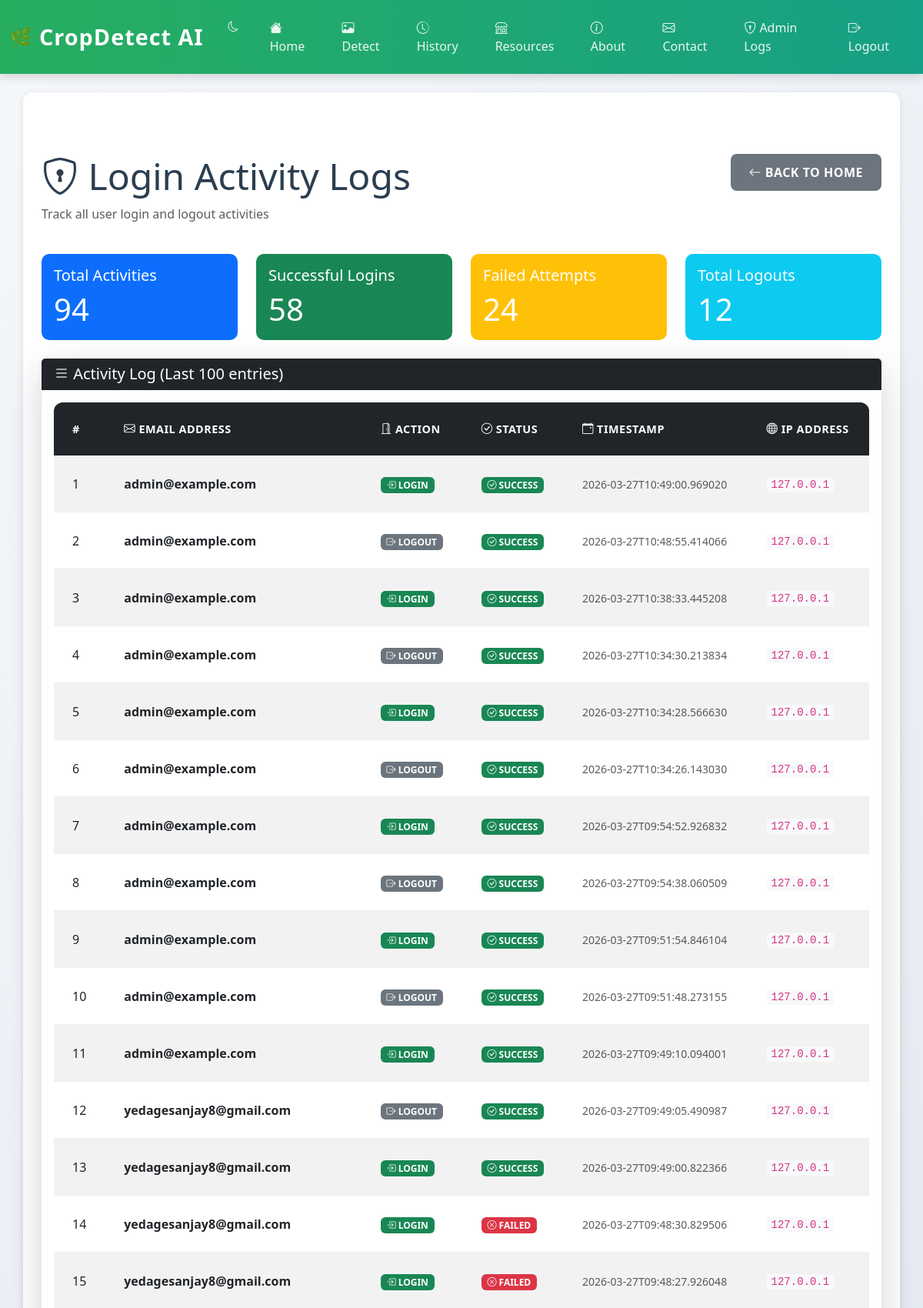
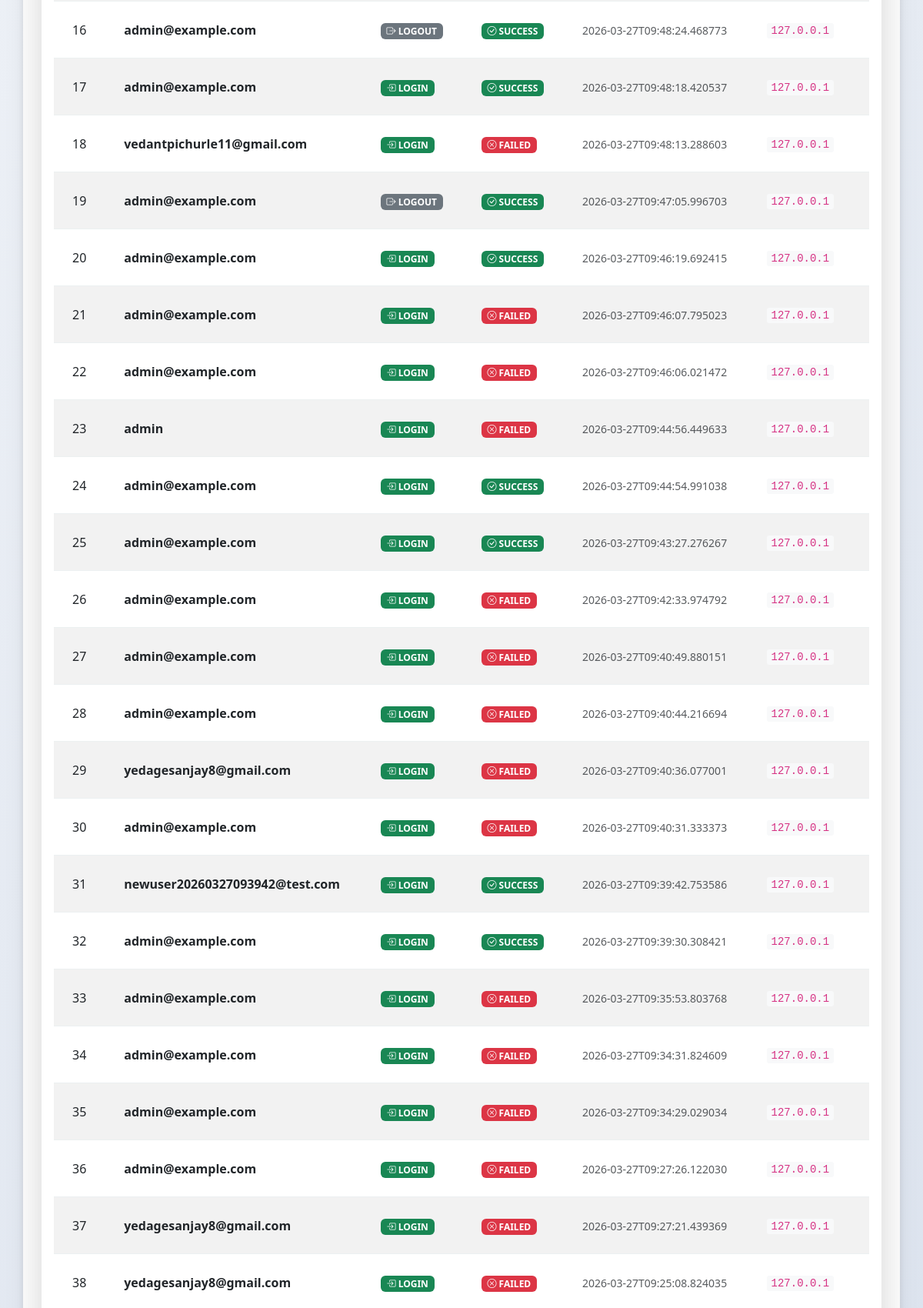
Screenshot of /logs (signed in, upper part) with the database file from the repository (2 pictures, top to bottom).
### tables this page shows
CREATE TABLE login_logs (
            id INTEGER PRIMARY KEY AUTOINCREMENT,
            email TEXT NOT NULL,
            action TEXT NOT NULL,
            status TEXT NOT NULL,
            timestamp TEXT NOT NULL,
            ip_address TEXT
        );

### app.py (the view)
@app.route('/logs')
def view_logs():
    if session.get('user') != 'admin@example.com':
        flash('Unauthorized: Only admin can view logs.', 'danger')
        return redirect(url_for('index'))
    conn = get_db_connection()
    logs = conn.execute('SELECT * FROM login_logs ORDER BY id DESC LIMIT 100').fetchall()
    conn.close()
    log_records = [dict(log) for log in logs]
    return render_template('logs.html', logs=log_records)

### app.py (called while the page is built)
@app.before_request
def require_login_for_protected_routes():
    public_endpoints = {'login', 'register', 'static'}
    endpoint = request.endpoint
    if endpoint is None:
        return
    if endpoint in public_endpoints:
        return
    if session.get('user'):
        return
    if request.path.startswith('/api/') or endpoint == 'analyze':
        return jsonify({'error': 'Authentication required'}), 401
    flash('Please log in to continue.', 'warning')
    return redirect(url_for('login'))

def get_db_connection():
    conn = sqlite3.connect(DB_PATH, timeout=30)
    conn.row_factory = sqlite3.Row
    conn.execute('PRAGMA journal_mode=WAL')
    conn.execute('PRAGMA busy_timeout = 30000')
    return conn

### templates/logs.html (shortened to what this page needs)
{% extends "base.html" %}
{% block content %}
<div class="container mt-5">
    <div class="row mb-4">
        <div class="col-md-8">
            <h1 class="display-5">
                <i class="bi bi-shield-lock"></i> Login Activity Logs
            </h1>
            <p class="text-muted">Track all user login and logout activities</p>
        </div>
        <div class="col-md-4 text-end">
            <a href="/" class="btn btn-secondary">
                <i class="bi bi-arrow-left"></i> Back to Home
            </a>
        </div>
    </div>
    <div class="row mb-4">
        <div class="col-md-3">
            <div class="card bg-primary text-white">
                <div class="card-body">
                    <h5 class="card-title">Total Activities</h5>
                    <p class="card-text display-6">{{ logs|length }}</p>
                </div>
            </div>
        </div>
        <div class="col-md-3">
            <div class="card bg-success text-white">
                <div class="card-body">
                    <h5 class="card-title">Successful Logins</h5>
                    <p class="card-text display-6">
                        {% set success_count = logs|selectattr('action', 'equalto', 'LOGIN')|selectattr('status', 'equalto', 'SUCCESS')|list|length %}
                        {{ success_count }}
                    </p>
                </div>
            </div>
        </div>
        <div class="col-md-3">
            <div class="card bg-warning text-white">
                <div class="card-body">
                    <h5 class="card-title">Failed Attempts</h5>
                    <p class="card-text display-6">
                        {% set failed_count = logs|selectattr('status', 'equalto', 'FAILED')|list|length %}
                        {{ failed_count }}
                    </p>
                </div>
            </div>
        </div>
        <div class="col-md-3">
            <div class="card bg-info text-white">
                <div class="card-body">
                    <h5 class="card-title">Total Logouts</h5>
                    <p class="card-text display-6">
                        {% set logout_count = logs|selectattr('action', 'equalto', 'LOGOUT')|list|length %}
                        {{ logout_count }}
                    </p>
                </div>
            </div>
        </div>
    </div>
    <div class="card shadow-lg">
        <div class="card-header bg-dark text-white">
            <h5 class="mb-0"><i class="bi bi-list"></i> Activity Log (Last 100 entries)</h5>
        </div>
        <div class="card-body">
            {% if logs %}
                <div class="table-responsive">
                    <table class="table table-hover table-striped">
                        <thead class="table-dark">
                            <tr>
                                <th>#</th>
                                <th><i class="bi bi-envelope"></i> Email Address</th>
                                <th><i class="bi bi-door-open"></i> Action</th>
                                <th><i class="bi bi-check-circle"></i> Status</th>
                                <th><i class="bi bi-calendar-event"></i> Timestamp</th>
                                <th><i class="bi bi-globe"></i> IP Address</th>
                            </tr>
                        </thead>
                        <tbody>
                            {% for log in logs %}
                            <tr>
                                <td>{{ loop.index }}</td>
                                <td>
                                    <strong>{{ log.email }}</strong>
                                </td>
                                <td>
                                    {% if log.action == 'LOGIN' %}
                                        <span class="badge bg-success">
                                            <i class="bi bi-box-arrow-in-right"></i> LOGIN
                                        </span>
                                    {% else %}
                                        <span class="badge bg-secondary">
                                            <i class="bi bi-box-arrow-right"></i> LOGOUT
                                        </span>
                                    {% endif %}
                                </td>
                                <td>
                                    {% if log.status == 'SUCCESS' %}
                                        <span class="badge bg-success">
                                            <i class="bi bi-check-circle"></i> SUCCESS
                                        </span>
                                    {% else %}
                                        <span class="badge bg-danger">
                                            <i class="bi bi-x-circle"></i> FAILED
                                        </span>
                                    {% endif %}
                                </td>
                                <td>
                                    <small class="text-muted">
                                        {{ log.timestamp }}
                                    </small>
                                </td>
                                <td>
                                    <code>{{ log.ip_address or 'N/A' }}</code>
                                </td>
                            </tr>
                            {% endfor %}
                        </tbody>
                    </table>
                </div>
            {% else %}
                <div class="alert alert-info" role="alert">
                    <i class="bi bi-info-circle"></i>
                    <strong>No logs found.</strong> There are no login/logout activities recorded yet.
                </div>
            {% endif %}
        </div>
    </div>
</div>
{% endblock %}

### templates/base.html (shortened to what this page needs)
<!DOCTYPE html>
<html lang="en">
<head>
    <link href="https://cdn.jsdelivr.net/npm/bootstrap@5.3.0/dist/css/bootstrap.min.css" rel="stylesheet">
    <link rel="stylesheet" href="https://cdn.jsdelivr.net/npm/bootstrap-icons@1.11.0/font/bootstrap-icons.css">
    <link rel="stylesheet" href="/static/css/style.css">
</head>
<body>
    <nav class="navbar navbar-expand-lg navbar-light sticky-top">
        <div class="container-fluid">
            <a class="navbar-brand" href="/">
                <span>CropDetect AI</span>
            </a>
            <div class="collapse navbar-collapse" id="navbarNav">
                <ul class="navbar-nav ms-auto">
                <li class="nav-item">
                    <button id="darkModeToggle" class="btn btn-sm btn-outline-light me-2" title="Toggle dark mode">
                        <i class="bi bi-moon"></i>
                    </button>
                </li>
                    <li class="nav-item">
                        <a class="nav-link" href="/" title="Home Page">
                            <i class="bi bi-house-fill"></i> Home
                        </a>
                    </li>
                    <li class="nav-item">
                        <a class="nav-link" href="/detect" title="Upload Image Detection">
                            <i class="bi bi-image"></i> Detect
                        </a>
                    </li>
                    <li class="nav-item">
                        <a class="nav-link" href="/history" title="Detection History">
                            <i class="bi bi-clock-history"></i> History
                        </a>
                    </li>
                    <li class="nav-item">
                        <a class="nav-link" href="/resources" title="Products & Resources">
                            <i class="bi bi-shop"></i> Resources
                        </a>
                    </li>
                    <li class="nav-item">
                        <a class="nav-link" href="/about" title="About Project">
                            <i class="bi bi-info-circle"></i> About
                        </a>
                    </li>
                    <li class="nav-item">
                        <a class="nav-link" href="/contact" title="Contact Us">
                            <i class="bi bi-envelope"></i> Contact
                        </a>
                    </li>
                    {% if session.get('user') == 'admin@example.com' %}
                    <li class="nav-item">
                        <a class="nav-link" href="/logs" title="Login Activity Logs">
                            <i class="bi bi-shield-lock"></i> Admin Logs
                        </a>
                    </li>
                    {% endif %}
                    {% if session.get('user') %}
                    <li class="nav-item">
                        <a class="nav-link" href="/logout" title="Logout">
                            <i class="bi bi-box-arrow-right"></i> Logout
                        </a>
                    </li>
                    {% else %}
                    <li class="nav-item">
                        <a class="nav-link" href="/login" title="Login">
                            <i class="bi bi-person"></i> Login
                        </a>
                    </li>
                    {% endif %}
                </ul>
            </div>
        </div>
    </nav>
    <main class="container my-4">
        {% block content %}{% endblock %}
    </main>
</body>
</html>

### static/css/style.css (style rules this page uses)
:root { --primary-green: #27ae60; --primary-dark: #229954; --primary-light: #d5f4e6; --accent-green: #16a085; --secondary-color: #f39c12; --danger-color: #e74c3c; --success-color: #27ae60; --info-color: #3498db; --light-gray: #ecf0f1; --dark-gray: #34495e; --text-dark: #2c3e50; --border-color: #bdc3c7; --shadow-light: 0 2px 8px rgba(0, 0, 0, 0.1); --shadow-medium: 0 4px 12px rgba(0, 0, 0, 0.15); --shadow-heavy: 0 8px 24px rgba(0, 0, 0, 0.2); }
* { margin: 0; padding: 0; box-sizing: border-box; }
html { scroll-behavior: smooth; }
body { font-family: 'Segoe UI', Tahoma, Geneva, Verdana, sans-serif; background: linear-gradient(135deg, #f5f7fa 0%, #c3cfe2 100%); min-height: 100vh; color: var(--text-dark); display: flex; flex-direction: column; }
.navbar { background: linear-gradient(90deg, var(--primary-green) 0%, var(--accent-green) 100%); box-shadow: var(--shadow-medium); padding: 1rem 0; position: sticky; top: 0; z-index: 1000; }
.navbar-brand { font-size: 1.8rem; font-weight: 700; color: white !important; letter-spacing: 1px; display: flex; align-items: center; }
.navbar-brand::before { content: '🌿'; margin-right: 0.5rem; font-size: 1.5rem; }
.navbar-nav .nav-link { color: rgba(255, 255, 255, 0.9) !important; font-weight: 500; margin: 0 0.5rem; transition: all 0.3s ease; position: relative; padding-bottom: 0.5rem; }
.navbar-nav .nav-link::after { content: ''; position: absolute; bottom: 0; left: 0; width: 0; height: 3px; background-color: rgba(255, 255, 255, 0.8); transition: width 0.3s ease; }
.container { flex: 1; position: relative; }
main { background: white; border-radius: 12px; box-shadow: var(--shadow-light); padding: 2rem; margin: 2rem 0; }
.btn { border: none; border-radius: 8px; padding: 0.75rem 1.5rem; font-weight: 600; transition: all 0.3s ease; text-transform: uppercase; letter-spacing: 0.5px; cursor: pointer; }
.btn-sm { padding: 0.5rem 1rem; font-size: 0.85rem; }
.table { background: white; border-radius: 12px; overflow: hidden; box-shadow: var(--shadow-light); }
.table thead { background: linear-gradient(90deg, var(--primary-green) 0%, var(--accent-green) 100%); color: white; }
.table thead th { border: none; font-weight: 700; padding: 1.5rem; text-transform: uppercase; letter-spacing: 0.5px; font-size: 0.9rem; }
.table tbody tr { transition: all 0.3s ease; border-bottom: 1px solid var(--light-gray); }
.table tbody td { padding: 1.5rem; vertical-align: middle; }
.mb-4 { margin-bottom: 1.5rem; }

### templates/logs.html (style rules this page uses)
.card { border: none; border-radius: 10px; }
.card-header { border-radius: 10px 10px 0 0; }
code { background-color: #f8f9fa; padding: 2px 6px; border-radius: 3px; }

### templates/base.html (style rules this page uses)
body { top: 0 !important; }

### rows the page displays
login_logs: email "admin@example.com", action "LOGIN" (drawn), status "SUCCESS" (drawn), timestamp "2026-03-27T10:49:00.969020", ip_address "127.0.0.1"
login_logs: email "admin@example.com", action "LOGOUT" (drawn), status "SUCCESS" (drawn), timestamp "2026-03-27T10:48:55.414066", ip_address "127.0.0.1"
login_logs: email "admin@example.com", action "LOGIN" (drawn), status "SUCCESS" (drawn), timestamp "2026-03-27T10:38:33.445208", ip_address "127.0.0.1"
login_logs: email "admin@example.com", action "LOGOUT" (drawn), status "SUCCESS" (drawn), timestamp "2026-03-27T10:34:30.213834", ip_address "127.0.0.1"
login_logs: email "admin@example.com", action "LOGIN" (drawn), status "SUCCESS" (drawn), timestamp "2026-03-27T10:34:28.566630", ip_address "127.0.0.1"
login_logs: email "admin@example.com", action "LOGOUT" (drawn), status "SUCCESS" (drawn), timestamp "2026-03-27T10:34:26.143030", ip_address "127.0.0.1"
login_logs: email "admin@example.com", action "LOGIN" (drawn), status "SUCCESS" (drawn), timestamp "2026-03-27T09:54:52.926832", ip_address "127.0.0.1"
login_logs: email "admin@example.com", action "LOGOUT" (drawn), status "SUCCESS" (drawn), timestamp "2026-03-27T09:54:38.060509", ip_address "127.0.0.1"
login_logs: email "admin@example.com", action "LOGIN" (drawn), status "SUCCESS" (drawn), timestamp "2026-03-27T09:51:54.846104", ip_address "127.0.0.1"
login_logs: email "admin@example.com", action "LOGOUT" (drawn), status "SUCCESS" (drawn), timestamp "2026-03-27T09:51:48.273155", ip_address "127.0.0.1"
login_logs: email "admin@example.com", action "LOGIN" (drawn), status "SUCCESS" (drawn), timestamp "2026-03-27T09:49:10.094001", ip_address "127.0.0.1"
login_logs: email "yedagesanjay8@gmail.com", action "LOGOUT" (drawn), status "SUCCESS" (drawn), timestamp "2026-03-27T09:49:05.490987", ip_address "127.0.0.1"
login_logs: email "yedagesanjay8@gmail.com", action "LOGIN" (drawn), status "SUCCESS" (drawn), timestamp "2026-03-27T09:49:00.822366", ip_address "127.0.0.1"
login_logs: email "yedagesanjay8@gmail.com", action "LOGIN" (drawn), status "FAILED" (drawn), timestamp "2026-03-27T09:48:30.829506", ip_address "127.0.0.1"
login_logs: email "yedagesanjay8@gmail.com", action "LOGIN" (drawn), status "FAILED" (drawn), timestamp "2026-03-27T09:48:27.926048", ip_address "127.0.0.1"
login_logs: email "admin@example.com", action "LOGOUT" (drawn), status "SUCCESS" (drawn), timestamp "2026-03-27T09:48:24.468773", ip_address "127.0.0.1"
login_logs: email "admin@example.com", action "LOGIN" (drawn), status "SUCCESS" (drawn), timestamp "2026-03-27T09:48:18.420537", ip_address "127.0.0.1"
login_logs: email "vedantpichurle11@gmail.com", action "LOGIN" (drawn), status "FAILED" (drawn), timestamp "2026-03-27T09:48:13.288603", ip_address "127.0.0.1"
login_logs: email "admin@example.com", action "LOGOUT" (drawn), status "SUCCESS" (drawn), timestamp "2026-03-27T09:47:05.996703", ip_address "127.0.0.1"
login_logs: email "admin@example.com", action "LOGIN" (drawn), status "SUCCESS" (drawn), timestamp "2026-03-27T09:46:19.692415", ip_address "127.0.0.1"
login_logs: email "admin@example.com", action "LOGIN" (drawn), status "FAILED" (drawn), timestamp "2026-03-27T09:46:07.795023", ip_address "127.0.0.1"
login_logs: email "admin@example.com", action "LOGIN" (drawn), status "FAILED" (drawn), timestamp "2026-03-27T09:46:06.021472", ip_address "127.0.0.1"
login_logs: email "admin", action "LOGIN" (drawn), status "FAILED" (drawn), timestamp "2026-03-27T09:44:56.449633", ip_address "127.0.0.1"
login_logs: email "admin@example.com", action "LOGIN" (drawn), status "SUCCESS" (drawn), timestamp "2026-03-27T09:44:54.991038", ip_address "127.0.0.1"
login_logs: email "admin@example.com", action "LOGIN" (drawn), status "SUCCESS" (drawn), timestamp "2026-03-27T09:43:27.276267", ip_address "127.0.0.1"
login_logs: email "admin@example.com", action "LOGIN" (drawn), status "FAILED" (drawn), timestamp "2026-03-27T09:42:33.974792", ip_address "127.0.0.1"
login_logs: email "admin@example.com", action "LOGIN" (drawn), status "FAILED" (drawn), timestamp "2026-03-27T09:40:49.880151", ip_address "127.0.0.1"
login_logs: email "admin@example.com", action "LOGIN" (drawn), status "FAILED" (drawn), timestamp "2026-03-27T09:40:44.216694", ip_address "127.0.0.1"
login_logs: email "yedagesanjay8@gmail.com", action "LOGIN" (drawn), status "FAILED" (drawn), timestamp "2026-03-27T09:40:36.077001", ip_address "127.0.0.1"
login_logs: email "admin@example.com", action "LOGIN" (drawn), status "FAILED" (drawn), timestamp "2026-03-27T09:40:31.333373", ip_address "127.0.0.1"
login_logs: email "newuser20260327093942@test.com", action "LOGIN" (drawn), status "SUCCESS" (drawn), timestamp "2026-03-27T09:39:42.753586", ip_address "127.0.0.1"
login_logs: email "admin@example.com", action "LOGIN" (drawn), status "SUCCESS" (drawn), timestamp "2026-03-27T09:39:30.308421", ip_address "127.0.0.1"
login_logs: email "admin@example.com", action "LOGIN" (drawn), status "FAILED" (drawn), timestamp "2026-03-27T09:35:53.803768", ip_address "127.0.0.1"
login_logs: email "admin@example.com", action "LOGIN" (drawn), status "FAILED" (drawn), timestamp "2026-03-27T09:34:31.824609", ip_address "127.0.0.1"
login_logs: email "admin@example.com", action "LOGIN" (drawn), status "FAILED" (drawn), timestamp "2026-03-27T09:34:29.029034", ip_address "127.0.0.1"
login_logs: email "admin@example.com", action "LOGIN" (drawn), status "FAILED" (drawn), timestamp "2026-03-27T09:27:26.122030", ip_address "127.0.0.1"
login_logs: email "yedagesanjay8@gmail.com", action "LOGIN" (drawn), status "FAILED" (drawn), timestamp "2026-03-27T09:27:21.439369", ip_address "127.0.0.1"
login_logs: email "yedagesanjay8@gmail.com", action "LOGIN" (drawn), status "FAILED" (drawn), timestamp "2026-03-27T09:25:08.824035", ip_address "127.0.0.1"

### other values shown
{{ logs|length }} "94"
{{ success_count }} "58"
{{ failed_count }} "24"
{{ logout_count }} "12"
